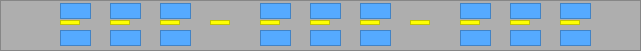
      <widget class="QFrame" name="frame_7">
       <property name="geometry">
        <rect>
         <x>70</x>
         <y>60</y>
         <width>641</width>
         <height>51</height>
        </rect>
       </property>
       <property name="styleSheet">
        <string notr="true">background-color: rgb(174, 174, 174);</string>
       </property>
       <property name="frameShape">
        <enum>QFrame::Shape::StyledPanel</enum>
       </property>
       <property name="frameShadow">
        <enum>QFrame::Shadow::Raised</enum>
       </property>
       <widget class="QFrame" name="frame_103">
        <property name="geometry">
         <rect>
          <x>160</x>
          <y>20</y>
          <width>20</width>
          <height>5</height>
         </rect>
        </property>
        <property name="styleSheet">
         <string notr="true">background-color: rgb(255, 255, 0);</string>
        </property>
        <property name="frameShape">
         <enum>QFrame::Shape::StyledPanel</enum>
        </property>
        <property name="frameShadow">
         <enum>QFrame::Shadow::Raised</enum>
        </property>
       </widget>
       <widget class="QFrame" name="frame_100">
        <property name="geometry">
         <rect>
          <x>510</x>
          <y>20</y>
          <width>20</width>
          <height>5</height>
         </rect>
        </property>
        <property name="styleSheet">
         <string notr="true">background-color: rgb(255, 255, 0);</string>
        </property>
        <property name="frameShape">
         <enum>QFrame::Shape::StyledPanel</enum>
        </property>
        <property name="frameShadow">
         <enum>QFrame::Shadow::Raised</enum>
        </property>
       </widget>
       <widget class="QFrame" name="frame_93">
        <property name="geometry">
         <rect>
          <x>560</x>
          <y>20</y>
          <width>20</width>
          <height>5</height>
         </rect>
        </property>
        <property name="styleSheet">
         <string notr="true">background-color: rgb(255, 255, 0);</string>
        </property>
        <property name="frameShape">
         <enum>QFrame::Shape::StyledPanel</enum>
        </property>
        <property name="frameShadow">
         <enum>QFrame::Shadow::Raised</enum>
        </property>
       </widget>
       <widget class="QFrame" name="frame_95">
        <property name="geometry">
         <rect>
          <x>110</x>
          <y>20</y>
          <width>20</width>
          <height>5</height>
         </rect>
        </property>
        <property name="styleSheet">
         <string notr="true">background-color: rgb(255, 255, 0);</string>
        </property>
        <property name="frameShape">
         <enum>QFrame::Shape::StyledPanel</enum>
        </property>
        <property name="frameShadow">
         <enum>QFrame::Shadow::Raised</enum>
        </property>
       </widget>
       <widget class="QFrame" name="frame_102">
        <property name="geometry">
         <rect>
          <x>360</x>
          <y>20</y>
          <width>20</width>
          <height>5</height>
         </rect>
        </property>
        <property name="styleSheet">
         <string notr="true">background-color: rgb(255, 255, 0);</string>
        </property>
        <property name="frameShape">
         <enum>QFrame::Shape::StyledPanel</enum>
        </property>
        <property name="frameShadow">
         <enum>QFrame::Shadow::Raised</enum>
        </property>
       </widget>
       <widget class="QFrame" name="frame_96">
        <property name="geometry">
         <rect>
          <x>210</x>
          <y>20</y>
          <width>20</width>
          <height>5</height>
         </rect>
        </property>
        <property name="styleSheet">
         <string notr="true">background-color: rgb(255, 255, 0);</string>
        </property>
        <property name="frameShape">
         <enum>QFrame::Shape::StyledPanel</enum>
        </property>
        <property name="frameShadow">
         <enum>QFrame::Shadow::Raised</enum>
        </property>
       </widget>
       <widget class="QFrame" name="frame_98">
        <property name="geometry">
         <rect>
          <x>260</x>
          <y>20</y>
          <width>20</width>
          <height>5</height>
         </rect>
        </property>
        <property name="styleSheet">
         <string notr="true">background-color: rgb(255, 255, 0);</string>
        </property>
        <property name="frameShape">
         <enum>QFrame::Shape::StyledPanel</enum>
        </property>
        <property name="frameShadow">
         <enum>QFrame::Shadow::Raised</enum>
        </property>
       </widget>
       <widget class="QFrame" name="frame_101">
        <property name="geometry">
         <rect>
          <x>310</x>
          <y>20</y>
          <width>20</width>
          <height>5</height>
         </rect>
        </property>
        <property name="styleSheet">
         <string notr="true">background-color: rgb(255, 255, 0);</string>
        </property>
        <property name="frameShape">
         <enum>QFrame::Shape::StyledPanel</enum>
        </property>
        <property name="frameShadow">
         <enum>QFrame::Shadow::Raised</enum>
        </property>
       </widget>
       <widget class="QFrame" name="frame_99">
        <property name="geometry">
         <rect>
          <x>460</x>
          <y>20</y>
          <width>20</width>
          <height>5</height>
         </rect>
        </property>
        <property name="styleSheet">
         <string notr="true">background-color: rgb(255, 255, 0);</string>
        </property>
        <property name="frameShape">
         <enum>QFrame::Shape::StyledPanel</enum>
        </property>
        <property name="frameShadow">
         <enum>QFrame::Shadow::Raised</enum>
        </property>
       </widget>
       <widget class="QFrame" name="frame_97">
        <property name="geometry">
         <rect>
          <x>410</x>
          <y>20</y>
          <width>20</width>
          <height>5</height>
         </rect>
        </property>
        <property name="styleSheet">
         <string notr="true">background-color: rgb(255, 255, 0);</string>
        </property>
        <property name="frameShape">
         <enum>QFrame::Shape::StyledPanel</enum>
        </property>
        <property name="frameShadow">
         <enum>QFrame::Shadow::Raised</enum>
        </property>
       </widget>
       <widget class="QFrame" name="frame_94">
        <property name="geometry">
         <rect>
          <x>60</x>
          <y>20</y>
          <width>20</width>
          <height>5</height>
         </rect>
        </property>
        <property name="styleSheet">
         <string notr="true">background-color: rgb(255, 255, 0);</string>
        </property>
        <property name="frameShape">
         <enum>QFrame::Shape::StyledPanel</enum>
        </property>
        <property name="frameShadow">
         <enum>QFrame::Shadow::Raised</enum>
        </property>
       </widget>
       <widget class="QFrame" name="autopos6_1">
        <property name="geometry">
         <rect>
          <x>160</x>
          <y>30</y>
          <width>31</width>
          <height>16</height>
         </rect>
        </property>
        <property name="styleSheet">
         <string notr="true">background-color: rgb(85, 170, 255);</string>
        </property>
        <property name="frameShape">
         <enum>QFrame::Shape::StyledPanel</enum>
        </property>
        <property name="frameShadow">
         <enum>QFrame::Shadow::Raised</enum>
        </property>
       </widget>
       <widget class="QFrame" name="autopos1_1">
        <property name="geometry">
         <rect>
          <x>160</x>
          <y>3</y>
          <width>31</width>
          <height>16</height>
         </rect>
        </property>
        <property name="styleSheet">
         <string notr="true">background-color: rgb(85, 170, 255);</string>
        </property>
        <property name="frameShape">
         <enum>QFrame::Shape::StyledPanel</enum>
        </property>
        <property name="frameShadow">
         <enum>QFrame::Shadow::Raised</enum>
        </property>
       </widget>
       <widget class="QFrame" name="autopos4_1">
        <property name="geometry">
         <rect>
          <x>60</x>
          <y>30</y>
          <width>31</width>
          <height>16</height>
         </rect>
        </property>
        <property name="styleSheet">
         <string notr="true">background-color: rgb(85, 170, 255);</string>
        </property>
        <property name="frameShape">
         <enum>QFrame::Shape::StyledPanel</enum>
        </property>
        <property name="frameShadow">
         <enum>QFrame::Shadow::Raised</enum>
        </property>
       </widget>
       <widget class="QFrame" name="autopos5_1">
        <property name="geometry">
         <rect>
          <x>110</x>
          <y>30</y>
          <width>31</width>
          <height>16</height>
         </rect>
        </property>
        <property name="styleSheet">
         <string notr="true">background-color: rgb(85, 170, 255);</string>
        </property>
        <property name="frameShape">
         <enum>QFrame::Shape::StyledPanel</enum>
        </property>
        <property name="frameShadow">
         <enum>QFrame::Shadow::Raised</enum>
        </property>
       </widget>
       <widget class="QFrame" name="autopos2_1">
        <property name="geometry">
         <rect>
          <x>110</x>
          <y>3</y>
          <width>31</width>
          <height>16</height>
         </rect>
        </property>
        <property name="styleSheet">
         <string notr="true">background-color: rgb(85, 170, 255);</string>
        </property>
        <property name="frameShape">
         <enum>QFrame::Shape::StyledPanel</enum>
        </property>
        <property name="frameShadow">
         <enum>QFrame::Shadow::Raised</enum>
        </property>
       </widget>
       <widget class="QFrame" name="autopos3_1">
        <property name="geometry">
         <rect>
          <x>60</x>
          <y>3</y>
          <width>31</width>
          <height>16</height>
         </rect>
        </property>
        <property name="styleSheet">
         <string notr="true">background-color: rgb(85, 170, 255);</string>
        </property>
        <property name="frameShape">
         <enum>QFrame::Shape::StyledPanel</enum>
        </property>
        <property name="frameShadow">
         <enum>QFrame::Shadow::Raised</enum>
        </property>
       </widget>
       <widget class="QFrame" name="autopos6_3">
        <property name="geometry">
         <rect>
          <x>560</x>
          <y>30</y>
          <width>31</width>
          <height>16</height>
         </rect>
        </property>
        <property name="styleSheet">
         <string notr="true">background-color: rgb(85, 170, 255);</string>
        </property>
        <property name="frameShape">
         <enum>QFrame::Shape::StyledPanel</enum>
        </property>
        <property name="frameShadow">
         <enum>QFrame::Shadow::Raised</enum>
        </property>
       </widget>
       <widget class="QFrame" name="autopos2_3">
        <property name="geometry">
         <rect>
          <x>510</x>
          <y>3</y>
          <width>31</width>
          <height>16</height>
         </rect>
        </property>
        <property name="styleSheet">
         <string notr="true">background-color: rgb(85, 170, 255);</string>
        </property>
        <property name="frameShape">
         <enum>QFrame::Shape::StyledPanel</enum>
        </property>
        <property name="frameShadow">
         <enum>QFrame::Shadow::Raised</enum>
        </property>
       </widget>
       <widget class="QFrame" name="autopos5_3">
        <property name="geometry">
         <rect>
          <x>510</x>
          <y>30</y>
          <width>31</width>
          <height>16</height>
         </rect>
        </property>
        <property name="styleSheet">
         <string notr="true">background-color: rgb(85, 170, 255);</string>
        </property>
        <property name="frameShape">
         <enum>QFrame::Shape::StyledPanel</enum>
        </property>
        <property name="frameShadow">
         <enum>QFrame::Shadow::Raised</enum>
        </property>
       </widget>
       <widget class="QFrame" name="autopos4_3">
        <property name="geometry">
         <rect>
          <x>460</x>
          <y>30</y>
          <width>31</width>
          <height>16</height>
         </rect>
        </property>
        <property name="styleSheet">
         <string notr="true">background-color: rgb(85, 170, 255);</string>
        </property>
        <property name="frameShape">
         <enum>QFrame::Shape::StyledPanel</enum>
        </property>
        <property name="frameShadow">
         <enum>QFrame::Shadow::Raised</enum>
        </property>
       </widget>
       <widget class="QFrame" name="autopos1_3">
        <property name="geometry">
         <rect>
          <x>560</x>
          <y>3</y>
          <width>31</width>
          <height>16</height>
         </rect>
        </property>
        <property name="styleSheet">
         <string notr="true">background-color: rgb(85, 170, 255);</string>
        </property>
        <property name="frameShape">
         <enum>QFrame::Shape::StyledPanel</enum>
        </property>
        <property name="frameShadow">
         <enum>QFrame::Shadow::Raised</enum>
        </property>
       </widget>
       <widget class="QFrame" name="autopos3_3">
        <property name="geometry">
         <rect>
          <x>460</x>
          <y>3</y>
          <width>31</width>
          <height>16</height>
         </rect>
        </property>
        <property name="styleSheet">
         <string notr="true">background-color: rgb(85, 170, 255);</string>
        </property>
        <property name="frameShape">
         <enum>QFrame::Shape::StyledPanel</enum>
        </property>
        <property name="frameShadow">
         <enum>QFrame::Shadow::Raised</enum>
        </property>
       </widget>
       <widget class="QFrame" name="autpos6_2">
        <property name="geometry">
         <rect>
          <x>360</x>
          <y>30</y>
          <width>31</width>
          <height>16</height>
         </rect>
        </property>
        <property name="styleSheet">
         <string notr="true">background-color: rgb(85, 170, 255);</string>
        </property>
        <property name="frameShape">
         <enum>QFrame::Shape::StyledPanel</enum>
        </property>
        <property name="frameShadow">
         <enum>QFrame::Shadow::Raised</enum>
        </property>
       </widget>
       <widget class="QFrame" name="autpos2_2">
        <property name="geometry">
         <rect>
          <x>310</x>
          <y>3</y>
          <width>31</width>
          <height>16</height>
         </rect>
        </property>
        <property name="styleSheet">
         <string notr="true">background-color: rgb(85, 170, 255);</string>
        </property>
        <property name="frameShape">
         <enum>QFrame::Shape::StyledPanel</enum>
        </property>
        <property name="frameShadow">
         <enum>QFrame::Shadow::Raised</enum>
        </property>
       </widget>
       <widget class="QFrame" name="autpos3_2">
        <property name="geometry">
         <rect>
          <x>260</x>
          <y>3</y>
          <width>31</width>
          <height>16</height>
         </rect>
        </property>
        <property name="styleSheet">
         <string notr="true">background-color: rgb(85, 170, 255);</string>
        </property>
        <property name="frameShape">
         <enum>QFrame::Shape::StyledPanel</enum>
        </property>
        <property name="frameShadow">
         <enum>QFrame::Shadow::Raised</enum>
        </property>
       </widget>
       <widget class="QFrame" name="autopos4_2">
        <property name="geometry">
         <rect>
          <x>260</x>
          <y>30</y>
          <width>31</width>
          <height>16</height>
         </rect>
        </property>
        <property name="styleSheet">
         <string notr="true">background-color: rgb(85, 170, 255);</string>
        </property>
        <property name="frameShape">
         <enum>QFrame::Shape::StyledPanel</enum>
        </property>
        <property name="frameShadow">
         <enum>QFrame::Shadow::Raised</enum>
        </property>
       </widget>
       <widget class="QFrame" name="autpos1_2">
        <property name="geometry">
         <rect>
          <x>360</x>
          <y>3</y>
          <width>31</width>
          <height>16</height>
         </rect>
        </property>
        <property name="styleSheet">
         <string notr="true">background-color: rgb(85, 170, 255);</string>
        </property>
        <property name="frameShape">
         <enum>QFrame::Shape::StyledPanel</enum>
        </property>
        <property name="frameShadow">
         <enum>QFrame::Shadow::Raised</enum>
        </property>
       </widget>
       <widget class="QFrame" name="autpos5_2">
        <property name="geometry">
         <rect>
          <x>310</x>
          <y>30</y>
          <width>31</width>
          <height>16</height>
         </rect>
        </property>
        <property name="styleSheet">
         <string notr="true">background-color: rgb(85, 170, 255);</string>
        </property>
        <property name="frameShape">
         <enum>QFrame::Shape::StyledPanel</enum>
        </property>
        <property name="frameShadow">
         <enum>QFrame::Shadow::Raised</enum>
        </property>
       </widget>
      </widget>
